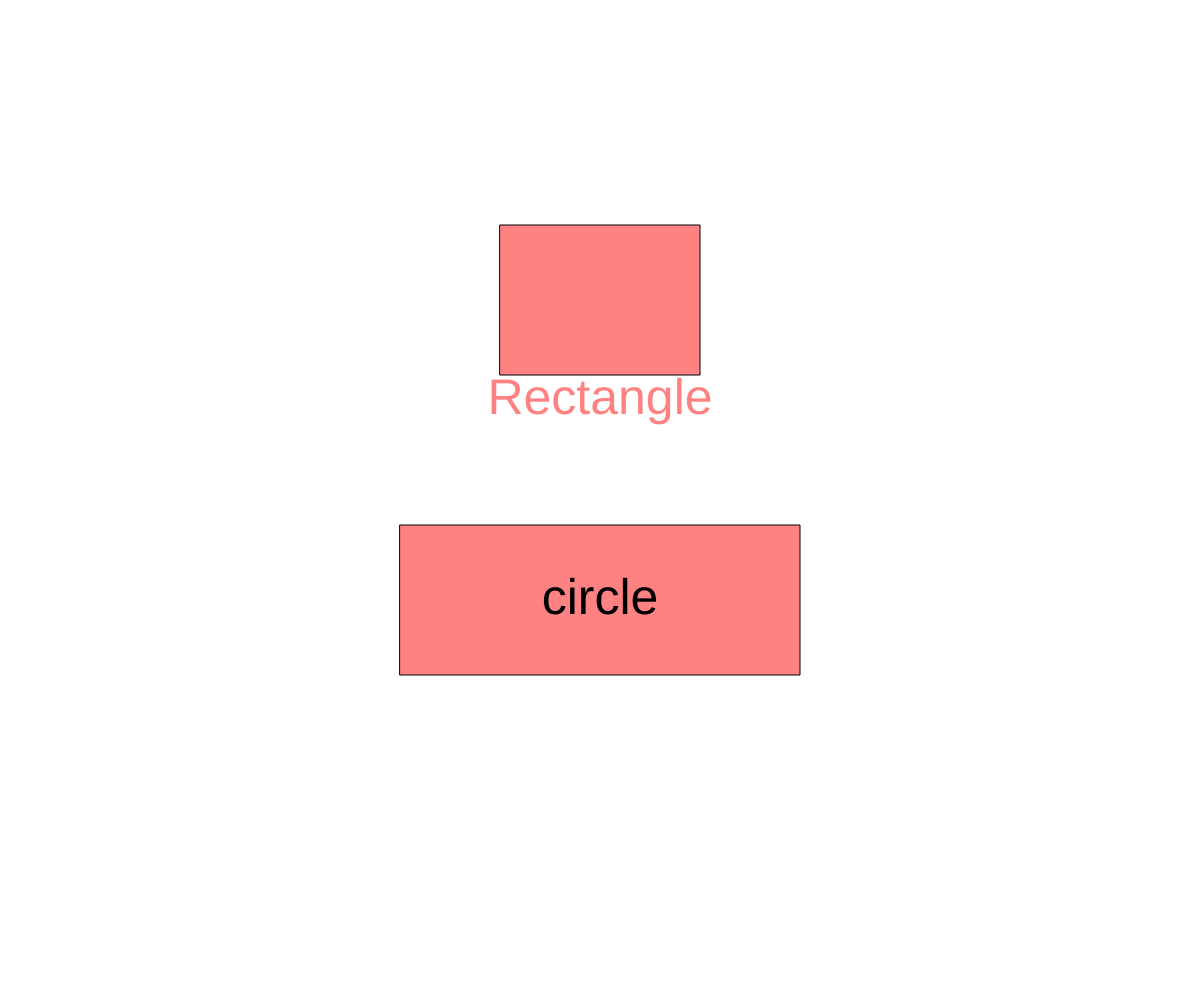
Frame 1 (no input)
Frame 60 (no input): identical to frame 1, image omitted
Frame 120 (the mouse pressed at the canvas centre since frame 60): identical to frame 1, image omitted

The p5.js sketch that drew this single still picture (run headless with seeded random() and noise() and a simulated clock; from frame 60 on, the mouse is pressed at the canvas centre):

// p5.js sketch
// ── sketch.js
let x;
let y;
let dx = 5;
let dy = 5;
let radius = 100;
let rectsize = 100;
let mode = "menu";

function setup(){
    createCanvas(windowWidth, windowHeight);

    x = width/2;
    y = height/2;
}

function draw(){
    background(255);

    if (mode === "menu"){
        showMenu();
        checkIfButtonClicked();
    }

    x += dx;
    y += dy;
    if (mode === "circle"){
        ellipse(x, y, radius);
        fill(0);
    }
    else if (mode === "rect"){
        rect(x, y, radius, radius)
        fill(0);
    }
    
    if (mode === "circle"){
        if (x > width || x < 0){
            dx *= -1;
        }
     
        if (y > height || y < 0){
            dy *= -1;
    }
  }
    else if (mode === "rect"){
        rect(x, y, rectsize, rectsize)
        if (x > width - rectsize || x < 0){
            dx *= -1;
        }
        if (y > height - rectsize || y < 0){
            dy *= -1;
        }
    }
}

function showMenu(){
    rectMode(CENTER);
    fill(255, 0, 0, 125);
    rect(width/2, height/2 - 200, 200, 150);
    textAlign(CENTER, CENTER);
    textSize(50);
    text("Rectangle", width/2, height/2 - 100);

    fill(255, 0, 0, 125);
    rect(width/2, height/2 + 100, 400, 150);
    fill(0);
    text("circle", width/2, height/2 + 100);
}

function checkIfButtonClicked(){
    if (mouseIsPressed){
        if (mouseX > width/2 - 200 && mouseX < width/2 + 200 && mouseY > height/2 - 175 && mouseY < height/2 - 25){
            mode = "rect";
        }
        if (mouseX > width/2 - 200 && mouseX < width/2 + 200 && mouseY > height/2 + 100 && mouseY < height/ 2 + 175){
            mode = "circle";
        }
    }
}

function windowResized(){
    setup();
}

function mouseClicked(){
    if (mode === "circle"){
        mode = "rect";
    }
    else if (mode === "rect"){
        mode = "circle";
    }
}
